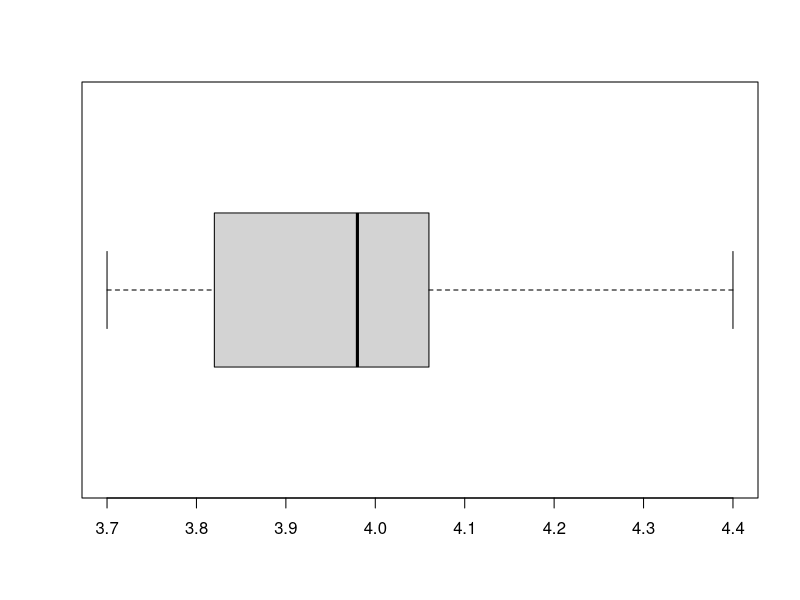
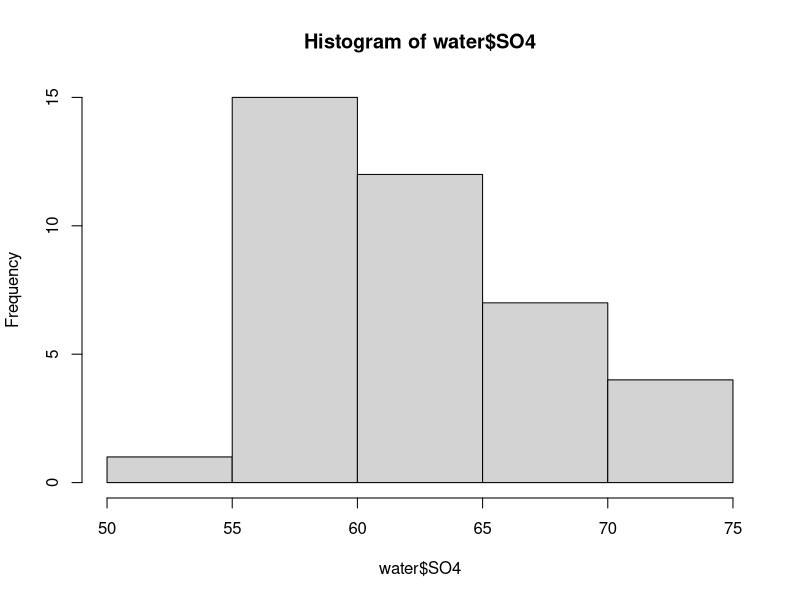
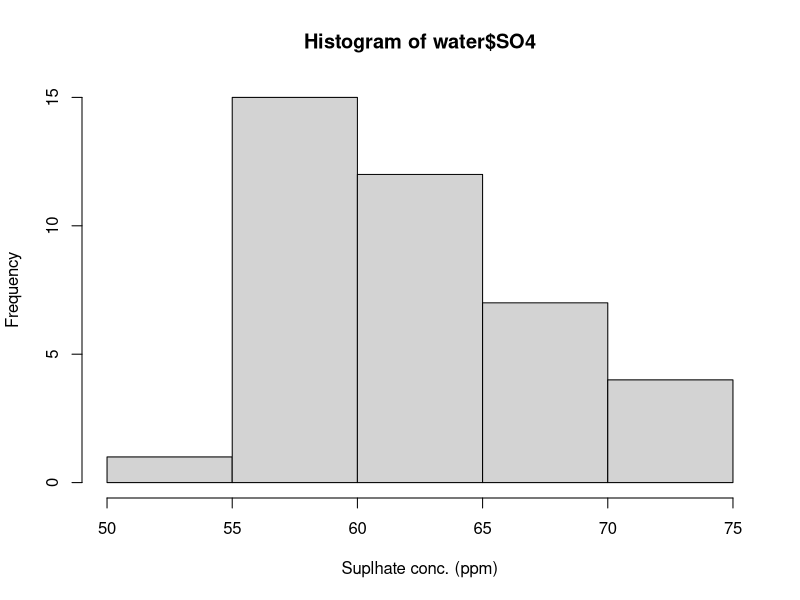
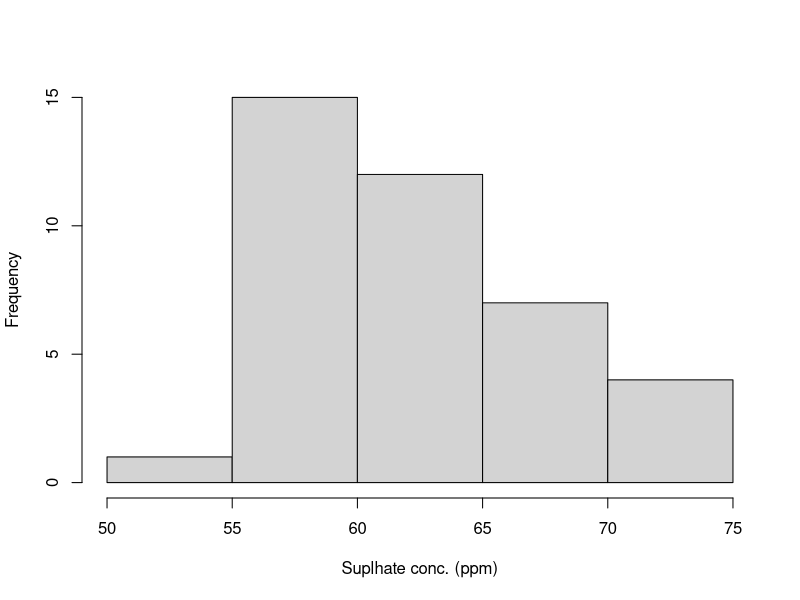
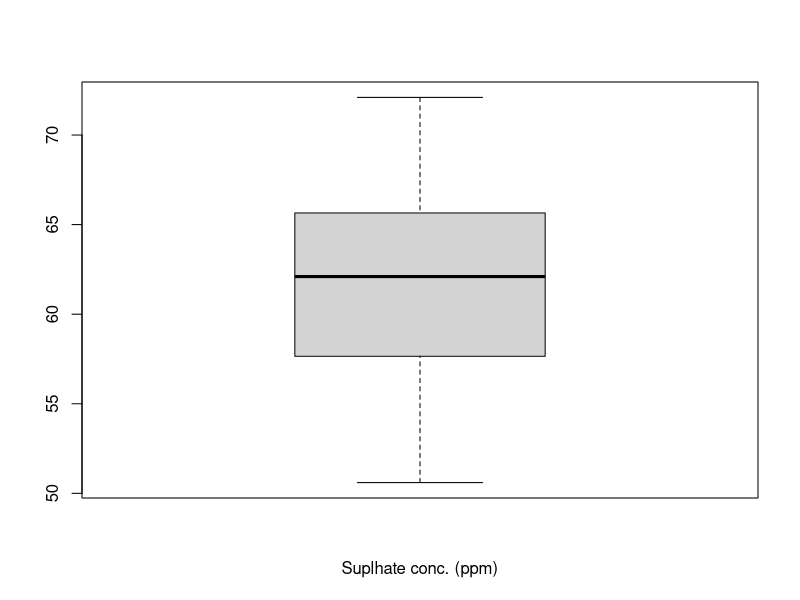
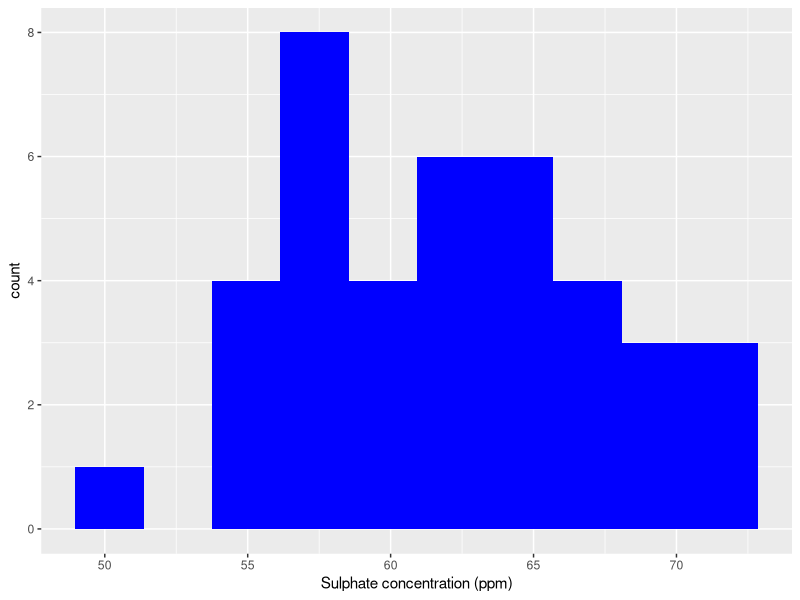
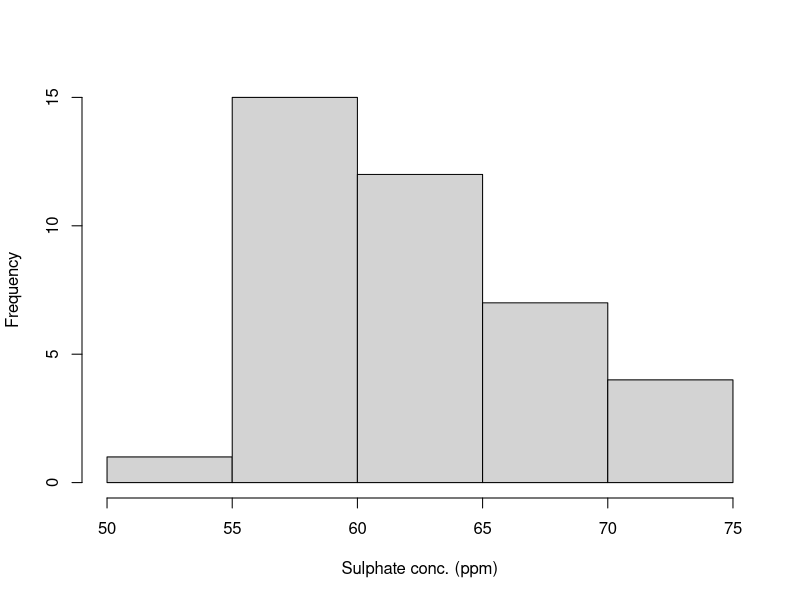

These charts were generated, in order, by the following R code:
## ---- chunk 1
statistic<-c("median","sample variance","sample standard deviation","minimum","maximum","1st quartile","3rd quartile","number of observations","interquartile range")
command<-c("median","var","sd","min","max","quantile(object,0.25)","quantile(object,0.75)","length","IQR")
tdata<-cbind(statistic,command)
library(knitr)
kable(tdata)
## ---- chunk 2
sod <- c(3.70, 3.81, 3.93, 4.02, 4.10, 3.71, 3.82, 3.98, 4.04, 4.10, 3.76, 3.85, 3.98, 4.05, 4.20, 3.78, 3.86, 3.99, 4.06, 4.21, 3.80, 3.86, 3.99, 4.10, 4.40)
## ---- chunk 3
summary(sod) ## 6 number summary

var(sod) ## Variance

sd(sod) ## Standard deviation
## ---- chunk 4
boxplot(sod, horizontal = TRUE)
## ---- chunk 5
Sample1 <- c(8.9, 9.6, 11.2, 9.4, 9.9, 10.9, 10.4, 11.0, 9.7)
Sample2 <- c(3.1, 17.0, 9.9, 5.1, 18.0, 3.8, 10.0, 2.0, 21.2)

summary(Sample1)
summary(Sample2)

sd(Sample1)
sd(Sample2)
## ---- chunk 6
# install.packages("readxl")
library(readxl)
## ---- chunk 7
water<-read_excel("data/ENVX1002_Data2.xlsx", sheet = "SO4")
## ---- chunk 8
str(water)
## ---- chunk 9
water[3,1]
## ---- chunk 10
water[,1]
## ---- chunk 11
water$SO4
## ---- chunk 12
names(water)
## ---- chunk 13
summary(water$SO4)
## ---- chunk 14
hist(water$SO4)
## ---- chunk 15
hist(water$SO4, xlab= "Suplhate conc. (ppm)")
## ---- chunk 16
hist(water$SO4, xlab="Suplhate conc. (ppm)", main=" ")
boxplot(water$SO4, xlab="Suplhate conc. (ppm)", main=" ")
## ---- chunk 17
png(file="histogram_SO4.png")  # tells R the name of the file 
hist (water$SO4, xlab="Sulphate conc. (ppm)",main=" ") # plots
dev.off()   # turns off graphics window
## ---- chunk 18
observations<-c("1-5","6-20","20 or more")
graphics<-c("plot raw data","boxplot","histogram")
command<-c("stripchart","boxplot","hist")
gdata<-cbind(observations,graphics,command)
library(knitr)
kable(gdata)
## ---- chunk 19
# install.packages(ggplot2)
library(ggplot2)

ggplot(water, aes(SO4)) +
  geom_histogram(bins = 10, fill = "blue") +
  xlab("Sulphate concentration (ppm)")

